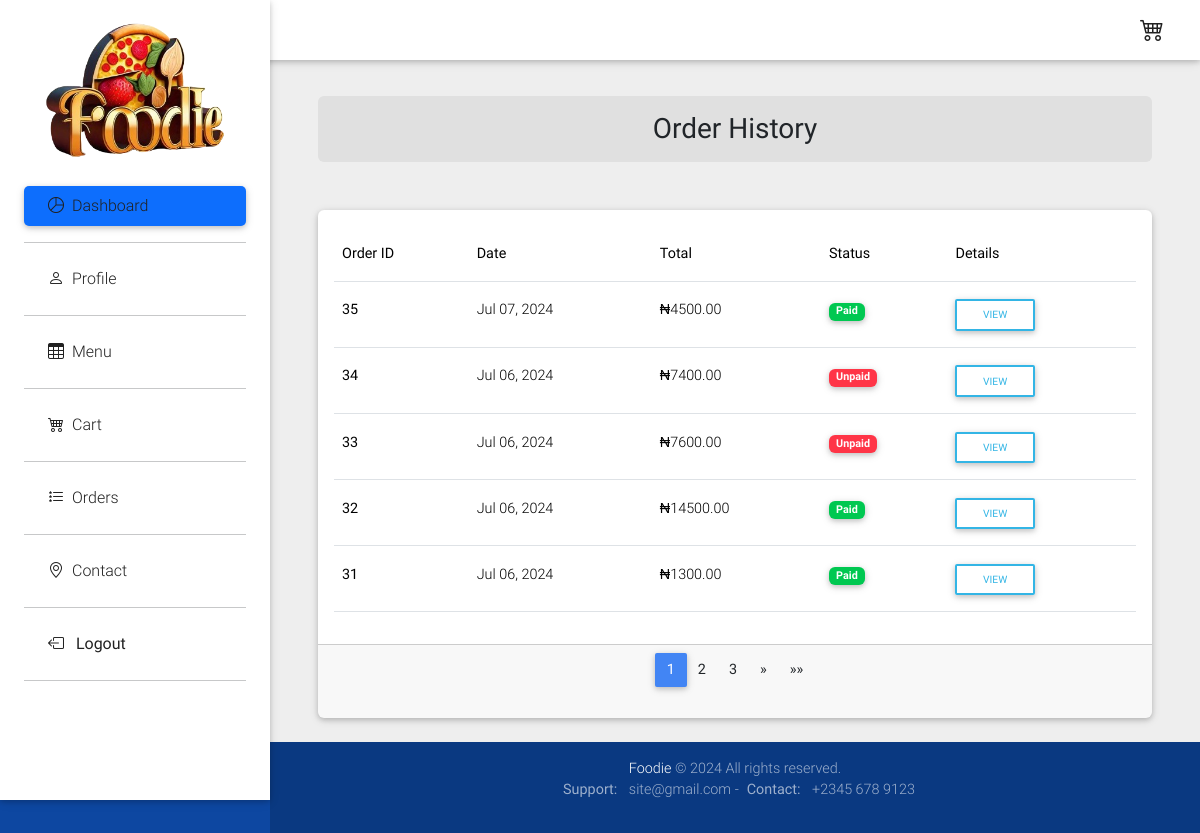
Before: /orders/ (signed in) with the older database file.
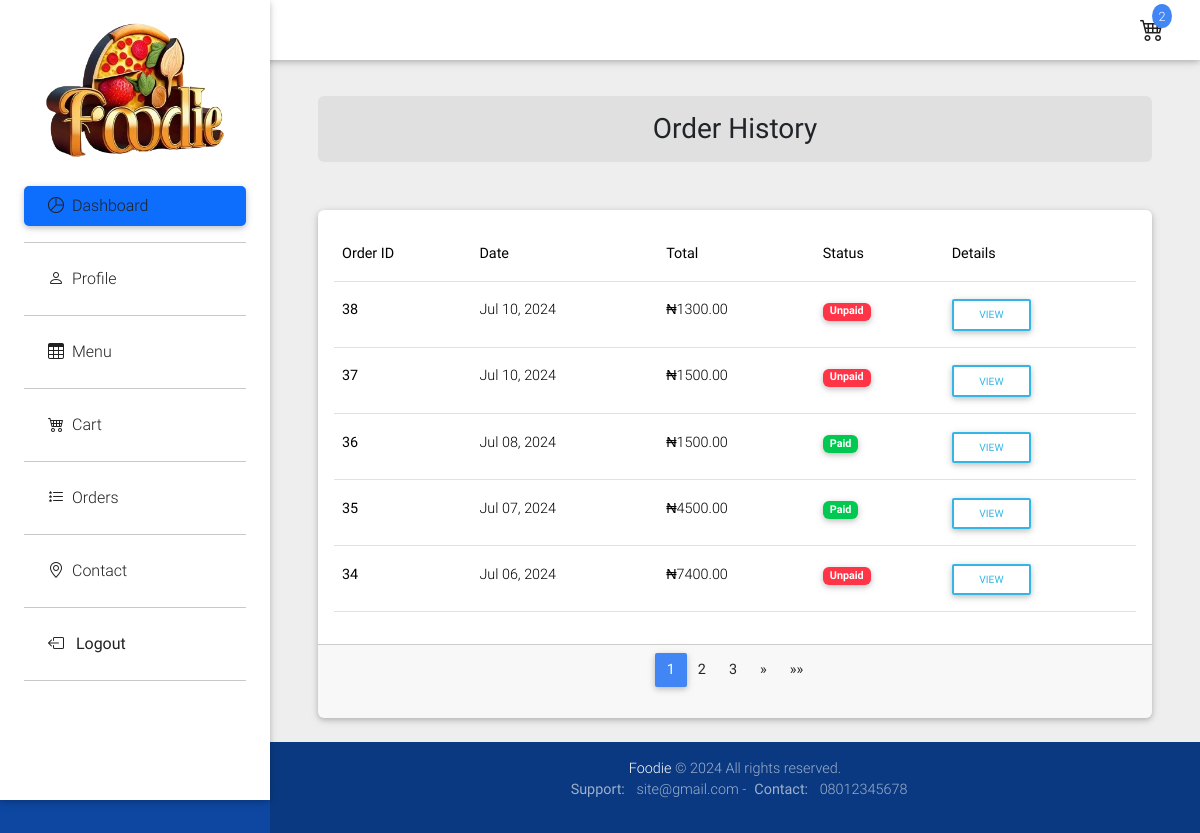
After: the same page with the newer database file.
### order/models.py (models this page shows, shortened)
class Order(models.Model):
    user = models.ForeignKey(settings.AUTH_USER_MODEL, on_delete=models.CASCADE)
    created_at = models.DateTimeField(auto_now_add=True)
    updated_at = models.DateTimeField(auto_now=True)
    first_name = models.CharField(max_length=50)
    last_name = models.CharField(max_length=50)
    email = models.EmailField()
    phone = models.CharField(max_length=15, null=True)
    address = models.CharField(max_length=255)
    postal_code = models.CharField(max_length=20)
    city = models.CharField(max_length=100)
    extra_details = models.TextField(blank=True)
    paid = models.BooleanField(default=False)
    proof_of_payment = models.ImageField(upload_to='proofs_of_payment/', blank=True, null=True)
    payment_reference = models.CharField(max_length=100, blank=True, null=True)
    pystk_ref = models.CharField(max_length=100, null=True, blank=True)
    def get_total_cost(self):
        return sum(item.get_cost() for item in self.items.all())

class OrderItem(models.Model):
    order = models.ForeignKey(Order, related_name='items', on_delete=models.CASCADE)
    menu_item = models.ForeignKey('menu.MenuItem', on_delete=models.CASCADE)
    price = models.DecimalField(max_digits=10, decimal_places=2)
    quantity = models.PositiveIntegerField(default=1)
    def get_cost(self):
        return self.price * self.quantity

### core/models.py (models this page shows, shortened)
class SiteSettings(models.Model):
    site_title = models.CharField(max_length=200)
    site_description = models.TextField( default='Welcome to my site')
    favicon = models.ImageField(upload_to='site_settings/')
    meta_description = models.TextField()
    meta_keywords = models.CharField(max_length=255)
    background_video = models.FileField(upload_to='site_settings/', blank=True, null=True)
    authPage_bgImg= models.ImageField(upload_to='site_settings/', null=True)
    site_logo= models.ImageField(upload_to='site_settings/', null=True, blank=True)
    support_email = models.EmailField(null=True)
    contact_number = models.CharField(max_length=20, null=True)
    address = models.CharField(max_length=255, null=True, blank=True)
    open_hrs = models.CharField(max_length=255, null=True, blank=True)
    live_chat_wgt = models.CharField(max_length=1000, null=True, blank=True)
    whatsapp_btn = models.CharField(max_length=1000, null=True, blank=True)

### accounts/views.py (the view)
# urls.py: path('orders/', user_order, name='orders'),
@login_required
def user_order(request):
    orderss = Order.objects.filter(user=request.user).order_by('-created_at')
    cart = get_object_or_404(Cart, user=request.user)
    cart_count = cart.items.count()
    paginator = Paginator(orderss, 5)  # Show 5 orders per page
    page_number = request.GET.get('page')
    page_obj = paginator.get_page(page_number)
    return render(request, 'accounts/user_order.html', {'orderss': orderss, 'page_obj': page_obj, 'cart_count': cart_count,})

### core/context_processors.py (called while the page is built)
def site_settings(request):
    settings = SiteSettings.objects.first()
    return {'site_settings': settings}

### accounts/templates/accounts/user_order.html (shortened to what the changed rows need)
{% extends 'accounts/base.html' %}
{% block content %}
<main class="pt-5 mx-lg-5">
    <div class="">
        <div class="row justify-content-center">
            <div class="container">
                <div class="card">
                    <div class="card-body">
                        {% if page_obj %}
                            <div class="table-responsive">
                                <table class="table table-hover">
                                    <thead class="thead-light">
                                        <tr>
                                            <th scope="col">Order ID</th>
                                            <th scope="col">Date</th>
                                            <th scope="col">Total</th>
                                            <th scope="col">Status</th>
                                            <th scope="col">Details</th>
                                        </tr>
                                    </thead>
                                    <tbody>
                                        {% for order in page_obj %}
                                            <tr>
                                                <th scope="row">{{ order.id }}</th>
                                                <td>{{ order.created_at|date:"M d, Y" }}</td>
                                                <td>&#x20A6;{{ order.get_total_cost }}</td>
                                                <td>
                                                    <span class="badge rounded {% if order.paid %}badge-success{% else %}badge-danger{% endif %}">
                                                        {{ order.paid|yesno:"Paid,Unpaid" }}
                                                    </span>
                                                </td>
                                                <td>
                                                    <a href="{% url 'order_detail' order.id %}" class="btn btn-sm btn-outline-info">View</a>
                                                </td>
                                            </tr>
                                        {% endfor %}
                                    </tbody>
                                </table>
                            </div>
                        {% else %}
                            <p class="text-center">No orders found.</p>
                        {% endif %}
                    </div>
                    <div class="card-footer">
                        <nav aria-label="Page navigation">
                            <ul class="pagination justify-content-center">
                                {% for num in page_obj.paginator.page_range %}
                                    {% if page_obj.number == num %}
                                        <li class="page-item active"><span class="page-link">{{ num }}</span></li>
                                    {% elif num > page_obj.number|add:-3 and num < page_obj.number|add:3 %}
                                        <li class="page-item"><a class="page-link" href="?page={{ num }}">{{ num }}</a></li>
                                    {% endif %}
                                {% endfor %}
                            </ul>
                        </nav>
                    </div>
                </div>
            </div>
        </div>
    </div>
</main>
{% endblock %}

### accounts/templates/accounts/base.html (shortened to what this page needs)
<!DOCTYPE html>
<html lang="en">
{% load static %}
<head>
  <link rel="stylesheet" href="https://use.fontawesome.com/releases/v5.11.2/css/all.css">
  <link href="{% static 'assets/bootstrap/css/bootstrap.min.css' %}" rel="stylesheet">
  <link href="{% static 'assets/css/mdb.min.css' %}" rel="stylesheet">
  <link href="{% static 'assets/bootstrap-icons/bootstrap-icons.css' %}" rel="stylesheet">
  <link href="{% static 'assets/css/style.min.css' %}" rel="stylesheet">
</head>
<body class="grey lighten-3">
  <header>
    <nav class="navbar fixed-top navbar-expand-lg navbar-light white scrolling-navbar">
      <div class="container-fluid">
        <div class="d-flex justify-content-center">
            <div class="cart-icon me-4">
                <a href="{% url 'cart_detail' %}" class="text-dark">
                    <i class="bi bi-cart4"></i>
                </a>
                {% if cart_count > 0 %}
                    <span class="cart-badge bg-primary">{{ cart_count }}</span>
                {% endif %}
            </div>
        </div>
      </div>
    </nav>
    <div class="sidebar-fixed position-fixed" id="navbarSupportedContent">
      <a class="p-3 waves-effect" href="{% url "index" %}">
          <img src="{{ site_settings.site_logo.url }}" class="img-fluid" style="height: 100%; width: 100%;" alt="Logo">
      </a>
      <div class="list-group list-group-flush">
          <ul class="nav nav-pills flex-column mb-auto">
              <li class="nav-item">
                  <a href="{% url "dashboard" %}" class="nav-link mb-2 text-dark active" aria-current="page">
                      <i class="mx-2 bi bi-pie-chart mr-3"></i>Dashboard
                  </a>
                  <hr>
              </li>
              <li class="nav-item">
                  <a href="{% url "profile" %}" class="nav-link mb-2 text-dark" aria-current="page">
                      <i class="mx-2 bi bi-person mr-3"></i>Profile
                  </a>
                  <hr>
              </li>
              <li class="nav-item">
                  <a href="{% url "menu_list" %}" class="nav-link mb-2 text-dark" aria-current="page">
                      <i class="mx-2 bi bi-table mr-3"></i>Menu
                  </a>
                  <hr>
              </li>
              <li class="nav-item">
                  <a href="{% url "cart_detail" %}" class="nav-link mb-2 text-dark" aria-current="page">
                      <i class="mx-2 bi bi-cart4 mr-3"></i>Cart
                  </a>
                  <hr>
              </li>
              <li class="nav-item">
                  <a href="{% url "orders" %}" class="nav-link mb-2 text-dark" aria-current="page">
                      <i class="mx-2 bi bi-list-stars mr-3"></i>Orders
                  </a>
                  <hr>
              </li>
              <li class="nav-item">
                <a href="{% url "contact" %}" class="nav-link mb-2 text-dark" aria-current="page">
                    <i class="mx-2 bi bi-geo-alt mr-3"></i>Contact
                </a>
                <hr>
              </li>
              <li class="nav-item">
                  <div class="nav-link mb-2 text-dark" aria-current="page">
                      <i class="mx-2 bi bi-box-arrow-left mr-3"></i>
                      <form method="post" action="{% url 'logout' %}" class="d-inline">
                          <button type="submit" class="bg-transparent border-0 p-0 text-dark" style="text-align: left;">Logout</button>
                      </form>
                  </div>
                  <hr>
              </li>
          </ul>
      </div>
  </div>
  </header>
  {% block content %}
  {% endblock %}
  <footer class="page-footer text-center font-small primary-color-dark darken-2 mt-4 wow fadeIn">
    <div class="footer-copyright py-3">
      <a href="{% url "index" %}" target="_blank">{{ site_settings.site_title }}</a> © 2024 All rights reserved.
      <p><strong class="mx-2">Support: </strong>{{ site_settings.support_email }} -<strong class="mx-2">Contact: </strong>{{ site_settings.contact_number }}</p>
    </div>
  </footer>
</body>
</html>

Changed rows visible on the page:
no longer on this page (row unchanged): Order: id "33", created_at "Jul 06, 2024", get_total_cost "7600.00", paid "Unpaid"
no longer on this page (row unchanged): Order: id "32", created_at "Jul 06, 2024", get_total_cost "14500.00", paid "Paid"
no longer on this page (row unchanged): Order: id "31", created_at "Jul 06, 2024", get_total_cost "1300.00", paid "Paid"
changed SiteSettings "Foodie": contact_number "+2345 678 9123" → "08012345678"
added Order: id "38", created_at "Jul 10, 2024", get_total_cost "1300.00", paid "Unpaid"
added Order: id "37", created_at "Jul 10, 2024", get_total_cost "1500.00", paid "Unpaid"
added Order: id "36", created_at "Jul 08, 2024", get_total_cost "1500.00", paid "Paid"
Other visible differences:
{{ cart_count }}: (not shown) → "2"
